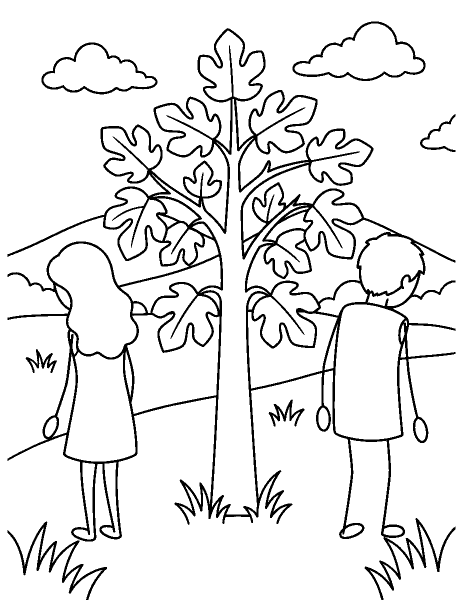
#> input picture we-broke-it-all/art/pre-limbfix/p11.png, 927 x 1200 px, given in place of p3.png, which was not available (shown at 1/2 size)
$ python limbfix.py
#> lines starting #> are read from the running program, lines starting #| are printed output that depends on the picture; after the words box and inside, x2 and y2 are one past the last pixel; in counts of white or black regions, pixels touching at a corner belong together; pictures that were not available may be replaced by others from this repository, and a replacement may not be noted
#!/usr/bin/env python3
"""Limb corrections for Book Three's interior line art (editor request 2026-10-12).

style.md: every arm and leg ONE single thin line; hands and feet plain closed ovals (first
couple) or mittens (family); the arm leaves the garment at the shoulder, held away from the
body. The generated pages broke this in four recurring ways, fixed here by hand:
  tube legs     a leg drawn as two parallel lines  -> one centre line
  shoulder loop a lens/loop where the arm meets the garment -> clean garment edge + arm line
  sliver arm    an arm drawn as a lens hugging the dress, no hand -> arm line + oval hand
  missing limb  an arm absent or ending without a hand -> drawn in

Source: art/pre-limbfix/pNN.png (the approved bitonal art). Output: art/pNN.png, which
scripts/vectorize.py then traces to art/pNN.svg. Ops are in source pixels (927 x 1200):
  ("erase", [(x, y), ...])            polygon filled white
  ("line",  [(x, y), ...])            polyline, ink, stroke W
  ("oval",  (cx, cy, rx, ry))         closed oval outline, ink, stroke W, white inside
  ("tubelegs", [(x, y), ...], n)      zone between hem and feet holding n two-sided legs: each
                                      leg's centre is fitted from the rows where exactly 2n
                                      strokes cross, the zone is erased, one line per leg drawn
                                      from just inside the hem to just inside the foot
Usage: python art/limbfix.py [page ...]   (no args = every page in OPS)
"""
import sys
from PIL import Image, ImageDraw

W = 5            # measured stroke width of the figures' outlines at 927 x 1200
SS = 4           # supersample, then threshold back to bitonal

OPS = {
    3: [
        # woman, viewer-left: arm drawn as a sliver hugging the dress, no hand -> arm + oval hand
        ("erase", [(517, 754), (536, 754), (536, 801), (519, 801), (517, 790)]),
        ("line", [(511, 748), (501, 790), (494, 828)]),
        ("oval", (490, 847, 10, 19)),
        # woman: tube legs -> one line each (hem y 915-921; foot tops y 1042 / 1050)
        ("erase", [(526, 917), (540, 919), (550, 920), (560, 921), (570, 922), (580, 925), (590, 922), (600, 921),
                   (610, 919), (618, 918), (618, 1047), (586, 1047), (586, 1040), (526, 1040)]),
        ("line", [(550, 916), (536, 1043)]),
        ("line", [(595, 916), (595, 1051)]),
    ],
    5: [
        # woman, viewer-left: arm drawn as a sliver beside the dress, no hand -> arm + oval hand
        ("erase", [(276, 714), (290, 714), (290, 740), (289, 760), (288, 770), (276, 770)]),
        ("line", [(284, 714), (272, 770), (264, 818)]),
        ("oval", (261, 836, 10, 19)),
        # woman, viewer-right: arm and dress edge touch at the shoulder (closed loop) -> arm leaves cleanly
        ("erase", [(393, 668), (404, 668), (404, 700), (412, 740), (426, 779), (397, 779), (397, 708), (393, 704)]),
        ("line", [(398, 662), (421, 779)]),
        # woman: tube legs -> one line each (walking: back leg bent at the knee)
        ("tubelegs", [(255, 902), (350, 902), (350, 1016), (255, 1016)], 1),
        ("tubelegs", [(355, 902), (405, 902), (405, 1033), (355, 1033)], 1),
    ],
    7: [
        # the man is already single-line throughout. Woman (same build as p3):
        ("erase", [(516, 753), (533, 753), (533, 801), (517, 801), (515, 790)]),   # sliver arm, no hand
        ("line", [(511, 746), (500, 790), (494, 828)]),
        ("oval", (491, 846, 10, 19)),
        ("tubelegs", [(530, 922), (571, 922), (571, 1040), (526, 1040)], 1),          # tube legs
        ("tubelegs", [(577, 922), (616, 922), (616, 998), (605, 1004), (605, 1046), (584, 1046)], 1),
        # Gate 2 ruling: the tree's fruit is PLAIN ROUND (no stem) -> stems above each fruit erased
        ("erase", [(548, 236), (558, 236), (558, 249), (548, 249)]),
        ("erase", [(665, 207), (676, 207), (676, 218), (665, 218)]),
        ("erase", [(769, 267), (780, 267), (780, 280), (769, 280)]),
        ("erase", [(639, 323), (651, 323), (651, 335), (639, 335)]),
        ("erase", [(468, 351), (479, 351), (479, 364), (468, 364)]),
        ("erase", [(559, 380), (569, 380), (569, 390), (559, 390)]),
        ("erase", [(809, 370), (820, 370), (820, 382), (809, 382)]),
        # D1: the serpent has NO mouth line -> erased (head outline and dot eye kept)
        ("erase", [(607, 479), (633, 479), (633, 488), (607, 488)]),
    ],
    9: [
        # arms are single lines with hands (shoulder armholes left as drawn); man's legs single.
        # woman: tube legs -> one line each
        ("tubelegs", [(330, 917), (371, 917), (371, 1036), (328, 1036)], 1),
        ("tubelegs", [(377, 917), (416, 917), (416, 1045), (385, 1045)], 1),
        # Gate 2 ruling: plain round fruit — apple dimples redrawn as plain circles, stems erased
        ("erase", [(247, 369), (294, 369), (294, 416), (247, 416)]),
        ("oval", (270, 392, 19, 19)),
        ("erase", [(398, 336), (444, 336), (444, 383), (398, 383)]),
        ("oval", (421, 360, 19, 19)),
        ("erase", [(299, 455), (312, 455), (312, 459), (299, 459)]),          # dimple inside the top
        ("erase", [(298, 447), (305, 447), (305, 449), (298, 449)]),          # stalk to the canopy
        ("erase", [(456, 436), (468, 436), (468, 441), (456, 441)]),
        ("erase", [(312, 530), (322, 530), (322, 538), (312, 538)]),
    ],
    11: [
        # man single-line throughout. Woman, viewer-right: sliver arm merging into the dress, no hand
        ("erase", [(258, 712), (271, 712), (271, 792), (259, 792)]),
        ("line", [(255, 712), (272, 762), (286, 815)]),
        ("oval", (289, 833, 10, 19)),
        # woman: tube legs -> one line each
        ("tubelegs", [(155, 926), (197, 926), (197, 1046), (160, 1046)], 1),
        ("tubelegs", [(200, 926), (243, 926), (243, 1046), (205, 1046)], 1),
        # her feet were left open (the leg outlines formed their sides) -> closed ovals
        ("erase", [(139, 1045), (195, 1045), (195, 1087), (139, 1087)]),
        ("erase", [(197, 1045), (246, 1045), (246, 1083), (197, 1083)]),
        ("line", [(180, 1044), (178, 1058)]),
        ("line", [(229, 1044), (225, 1056)]),
        ("oval", (167, 1068, 24, 13)),
        ("oval", (222, 1065, 22, 13)),
    ],
    13: [
        # man single-line. The woman is the same drawing as p7 (identical runs) -> same fixes
        ("erase", [(516, 753), (533, 753), (533, 801), (517, 801), (515, 790)]),
        ("line", [(511, 746), (500, 790), (494, 828)]),
        ("oval", (491, 846, 10, 19)),
        ("tubelegs", [(530, 922), (571, 922), (571, 1040), (526, 1040)], 1),
        ("tubelegs", [(577, 922), (616, 922), (616, 998), (605, 1004), (605, 1046), (584, 1046)], 1),
        # D9 ruling (editor 2026-10-12): no fallen leaves -> every loose leaf erased (wind lines kept)
        ("erase_comps_in", (530, 229, 602, 294)), ("erase_comps_in", (658, 313, 745, 357)),
        ("erase_comps_in", (128, 376, 194, 430)), ("erase_comps_in", (348, 376, 433, 430)),
        ("erase", [(86, 600), (141, 600), (141, 633), (152, 633), (152, 666), (86, 666)]),
        ("line", [(86, 631), (143, 631)]),                                    # ground line under it
        ("line", [(141, 594), (143, 612), (146, 631)]),                       # back trunk edge restored
        ("erase", [(802, 532), (858, 532), (858, 600), (802, 600)]),
        ("line", [(798, 574), (820, 582), (845, 585), (858, 581), (866, 581)]),  # bush top under it
        ("erase_comps_in", (433, 545, 516, 587)), ("erase_comps_in", (771, 656, 845, 702)),
    ],
    15: [
        # man, crouching behind the bush. Torso drawn leaning (left edge slanting from the shoulder
        # down to the tree) with the viewer-left arm as a long closed loop: make the torso upright
        # (left edge vertical, like the right edge at x 392) and the arm one line in front of the trunk
        ("erase", [(270, 826), (285, 826), (285, 846), (270, 846)]),
        ("erase", [(238, 852), (262, 852), (262, 914), (238, 914)]),
        ("erase", [(246, 906), (262, 906), (262, 924), (246, 924)]),
        ("erase", [(274, 812), (300, 806), (300, 940), (274, 940)]),
        ("line", [(267, 826), (271, 890), (266, 940)]),                  # trunk edge, now uncovered
        ("line", [(298, 808), (302, 945)]),                              # torso left edge, upright
        ("line", [(299, 818), (279, 856), (262, 884)]),                  # arm, one line, in front of the trunk
        ("oval", (257, 899, 9, 15)),
        # viewer-right shoulder: small loop between the garment edge and the arm
        ("erase", [(399, 829), (409, 829), (409, 867), (399, 867)]),
        # shin drawn two-sided below the knee: drop the inner side (knee -> foot is the outer line)
        ("erase", [(396, 962), (445, 962), (445, 971), (474, 971), (474, 1069), (398, 1069)]),
        ("line", [(459, 966), (446, 1020), (433, 1073)]),               # shin: knee -> foot, one line
        # woman behind the tree, viewer-left: sliver arm (closed lens, no hand) -> arm + oval hand
        ("erase", [(571, 716), (583, 716), (583, 754), (571, 754)]),
        ("line", [(582, 716), (572, 748), (566, 772)]),
        ("oval", (564, 788, 9, 15)),
        # woman behind the tree: front leg two-sided -> one line (the other leg is already one line)
        ("tubelegs", [(606, 866), (637, 866), (637, 896), (629, 920), (629, 952), (626, 960), (626, 974), (606, 974)], 1),
        # D9 ruling (editor 2026-10-12): no fallen leaves -> every loose leaf erased (wind lines kept)
        ("erase_comps_in", (530, 229, 602, 294)), ("erase_comps_in", (658, 313, 745, 357)),
        ("erase_comps_in", (128, 376, 194, 430)), ("erase_comps_in", (348, 376, 433, 430)),
        ("erase", [(86, 600), (141, 600), (141, 633), (152, 633), (152, 666), (86, 666)]),
        ("line", [(86, 631), (143, 631)]),                                    # ground line under it
        ("line", [(141, 594), (143, 612), (146, 631)]),                       # back trunk edge restored
        ("erase", [(802, 532), (858, 532), (858, 600), (802, 600)]),
        ("line", [(798, 574), (820, 582), (845, 585), (858, 581), (866, 581)]),  # bush top under it
    ],
    17: [
        # man single-line (pointing arm allowed by the scene). Woman = the p7 drawing again:
        ("erase", [(516, 753), (533, 753), (533, 801), (517, 801), (515, 790)]),
        ("line", [(511, 746), (500, 790), (494, 828)]),
        ("oval", (491, 846, 10, 19)),
        ("tubelegs", [(530, 921), (571, 921), (571, 1036), (526, 1036)], 1),
        ("tubelegs", [(577, 921), (616, 921), (616, 998), (605, 1004), (605, 1046), (584, 1046)], 1),
    ],
    23: [
        # man, viewer-left: arm drawn two-sided (outer line + garment edge, hand between them)
        ("erase", [(147, 604), (194, 604), (190, 620), (185, 650), (180, 680), (176, 710), (172, 740),
                   (171, 770), (166, 795), (147, 795)]),
        ("line", [(147, 663), (171, 675)]),                          # ground line restored behind him
        ("line", [(196, 590), (178, 680), (163, 752)]),               # arm, one line
        ("oval", (160, 770, 10, 18)),
        # woman, viewer-right: arm missing (only a closed sliver at the shoulder) -> arm + oval hand
        ("erase", [(753, 668), (764, 668), (764, 724), (753, 724)]),
        ("line", [(754, 676), (768, 740), (777, 790)]),
        ("oval", (779, 807, 9, 17)),
        # woman: tube legs -> one line each
        ("erase", [(629, 1003), (682, 1003), (682, 1036), (629, 1036)]),                   # open feet
        ("erase", [(698, 993), (748, 993), (748, 1027), (698, 1027)]),
        ("tubelegs", [(652, 872), (690, 872), (690, 1010), (652, 1010)], 1, (20, 11)),
        ("tubelegs", [(700, 872), (746, 872), (746, 992), (700, 992)], 1, (20, 11)),
    ],
    25: [
        # Father (sleeveless top, knee shorts — shorts as a shape is allowed; his shins are single
        # lines, the two-sided U between them is a chair leg). Viewer-right shoulder: an oval
        # "shoulder" with the arm starting inside it -> clean arm from the armhole
        ("erase", [(758, 627), (791, 627), (791, 645), (801, 645), (801, 706), (791, 712), (791, 716), (758, 716)]),
        ("line", [(776, 628), (786, 672), (791, 716)]),
        # cup arm ends at the handle with no hand -> mitten gripping the handle (one thumb bump)
        ("oval", (566, 751, 7, 7)),
        ("oval", (578, 765, 15, 12)),
    ],
    29: [
        # all limbs single lines. The man's viewer-left hand has a curl inside it -> plain oval
        ("erase", [(78, 652), (113, 652), (113, 702), (78, 702)]),
        ("line", [(95, 646), (95, 656)]),
        ("oval", (95, 676, 13, 21)),
    ],
    31: [
        # arms are single lines with oval hands. Every leg two-sided, ending in a rounded tube end
        # instead of a foot -> one line per leg + plain oval feet. Zone tops sit 1 px under the
        # (uneven) hems, measured per column.
        ("erase", [(325, 1041), (373, 1041), (373, 1077), (325, 1077)]),                  # old feet
        ("erase", [(376, 1029), (426, 1029), (426, 1064), (376, 1064)]),
        ("erase", [(529, 1037), (573, 1037), (573, 1077), (529, 1077)]),
        ("erase", [(577, 1031), (618, 1031), (618, 1060), (577, 1060)]),
        ("tubelegs", [(322, 894), (345, 890), (370, 894), (370, 1040), (322, 1040)], 1, (20, 11)),   # man
        ("tubelegs", [(377, 885), (420, 885), (420, 1028), (377, 1028)], 1, (20, 11)),
        ("tubelegs", [(533, 913), (550, 916), (560, 922), (571, 927), (571, 1036), (533, 1036)], 1, (20, 11)),
        ("tubelegs", [(580, 936), (595, 935), (607, 937), (617, 942), (617, 1030), (580, 1030)], 1, (18, 10)),
    ],
}


def tube_centres(ink, poly, n):
    import numpy as np
    m = Image.new("L", (ink.shape[1], ink.shape[0]), 0); ImageDraw.Draw(m).polygon(poly, fill=255)
    zone = np.asarray(m) > 0
    ys = np.where(zone.any(1))[0]; cen = [[] for _ in range(n)]
    for y in ys:
        xs = np.where(ink[y] & zone[y])[0]
        if not len(xs): continue
        runs = np.split(xs, np.where(np.diff(xs) > 1)[0] + 1)
        if len(runs) != 2 * n: continue
        mids = [r.mean() for r in runs]
        for k in range(n): cen[k].append((y, (mids[2 * k] + mids[2 * k + 1]) / 2))
    lines = []                                   # a polyline per leg (knees allowed), 12-row steps
    for c in cen:
        c = np.array(c); pts = []
        for y in range(int(c[0, 0]), int(c[-1, 0]) + 1, 12):
            sel = c[np.abs(c[:, 0] - y) <= 6]
            if len(sel): pts.append((float(np.median(sel[:, 1])), float(y)))
        pts.append((float(np.median(c[-4:, 1])), float(c[-1, 0])))
        lines.append(pts)
    return ys.min(), ys.max(), lines


def apply(page):
#> called with page = 3
    import numpy as np
    src = Image.open(f"art/pre-limbfix/p{page}.png").convert("L")
#> src is the input picture: PIL image 927x1200 L; 90.9% white; 7 black regions, largest, box (x1, y1, x2, y2) and area: (15, 56, 911, 1200) 89447, (15, 1043, 214, 1200) 3802, (585, 43, 851, 162) 2937
    ink = np.asarray(src) < 128
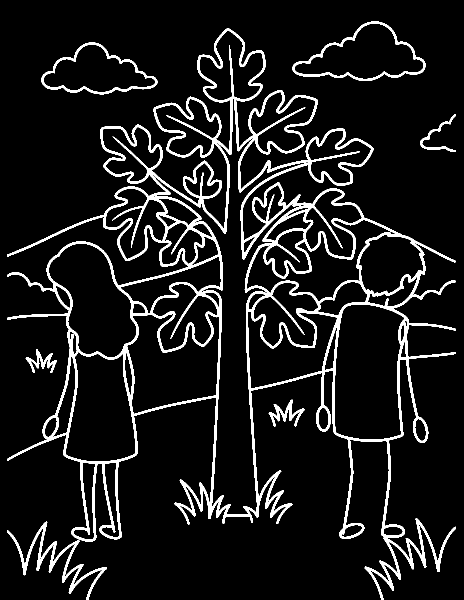
#> ink: shape (1200, 927) bool (shown at 1/2 size); 9.1% white; 7 white regions, largest, box (x1, y1, x2, y2) and area: (15, 56, 911, 1200) 89447, (15, 1043, 214, 1200) 3802, (585, 43, 851, 162) 2937
    big = src.resize((src.width * SS, src.height * SS), Image.NEAREST)
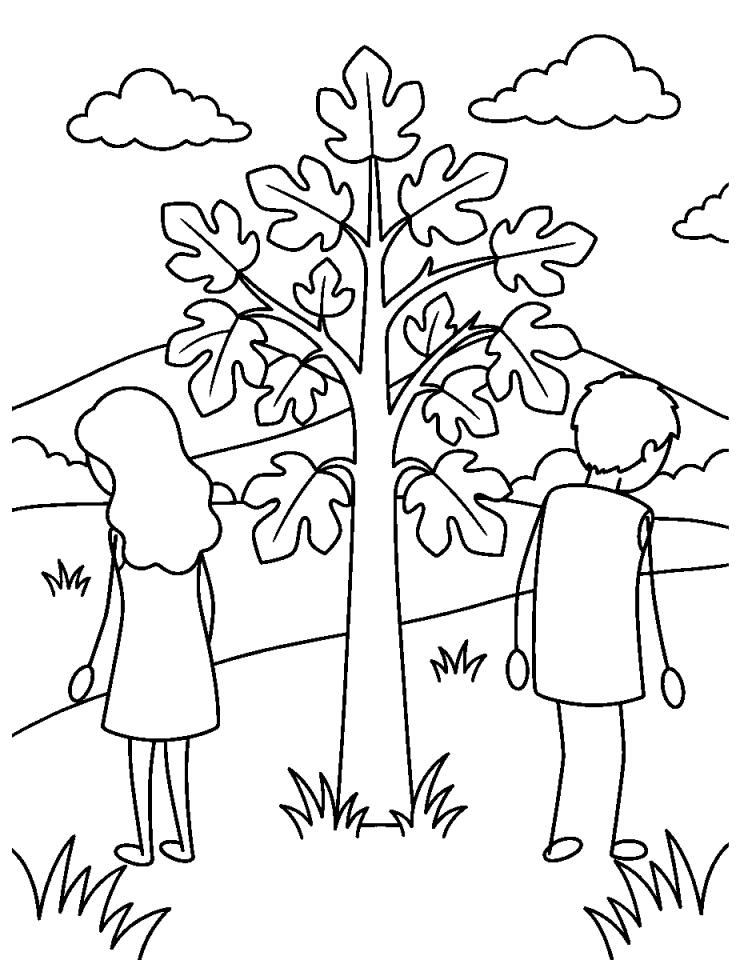
#> big: PIL image 3708x4800 L (shown at 1/5 size); 90.9% white; 7 black regions, largest, box (x1, y1, x2, y2) and area: (60, 224, 3644, 4800) 1431152, (60, 4172, 856, 4800) 60832, (2340, 172, 3404, 648) 46992
    d = ImageDraw.Draw(big)
    S = lambda pts: [(x * SS, y * SS) for x, y in pts]
    for item in OPS[page]:
        op, arg = item[0], (item[1:] if len(item) > 2 else item[1])
        if op == "erase_comps_in":                    # every detached ink shape lying inside a box
            from scipy import ndimage
            x0, y0, x1, y1 = arg
            lab, _ = ndimage.label(ink, structure=np.ones((3, 3)))
            comp = np.zeros_like(ink)
            for i, sl in enumerate(ndimage.find_objects(lab), 1):
                if sl[1].start >= x0 and sl[1].stop <= x1 and sl[0].start >= y0 and sl[0].stop <= y1:
                    comp |= lab == i
            ys, xs = np.where(comp)
            for y, x in zip(ys, xs): d.rectangle([x * SS, y * SS, x * SS + SS - 1, y * SS + SS - 1], fill=255)
        elif op == "erase":
            d.polygon(S(arg), fill=255)
        elif op == "line":
            pts = S(arg); r = W * SS / 2
            d.line(pts, fill=0, width=W * SS, joint="curve")
            for x, y in (pts[0], pts[-1]):
                d.ellipse([x - r, y - r, x + r, y + r], fill=0)
        elif op == "tubelegs":
            poly, n = arg[0], arg[1]; foot = arg[2] if len(arg) > 2 else None
            y0, y1, legs = tube_centres(ink, poly, n)
            d.polygon(S(poly), fill=255); r = W * SS / 2
            for pts in legs:
                (xa, ya), (xb, yb) = pts[0], pts[1]
                (xc, yc), (xd, yd) = pts[-2], pts[-1]
                top = (xa - (xb - xa) * 4 / max(yb - ya, 1), ya - 4)       # run on into the hem
                bot = (xd + (xd - xc) * 4 / max(yd - yc, 1), yd + 4)       # and into the foot
                P = S([top] + pts + [bot])
                d.line(P, fill=0, width=W * SS, joint="curve")
                for x, y in (P[0], P[-1]): d.ellipse([x - r, y - r, x + r, y + r], fill=0)
                if foot:                                   # a plain oval foot centred under the leg end
                    fx, fy = P[-1]; rx, ry = foot[0] * SS, foot[1] * SS; fy += ry - 2 * SS
                    d.ellipse([fx - rx, fy - ry, fx + rx, fy + ry], fill=255, outline=0, width=W * SS)
        elif op == "oval":
            cx, cy, rx, ry = (v * SS for v in arg)
            d.ellipse([cx - rx, cy - ry, cx + rx, cy + ry], fill=255, outline=0, width=W * SS)
    out = big.resize(src.size, Image.LANCZOS).point(lambda v: 255 if v >= 128 else 0)
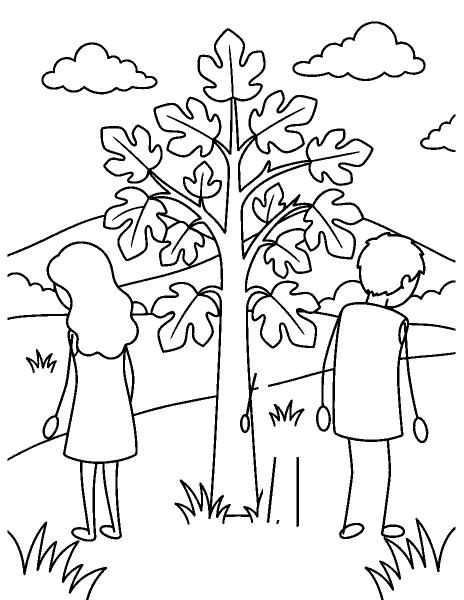
#> out: PIL image 927x1200 L (shown at 1/2 size); 90.8% white; 10 black regions, largest, box (x1, y1, x2, y2) and area: (15, 56, 911, 1200) 88659, (15, 1043, 214, 1200) 3802, (585, 43, 851, 162) 2937
    # leftovers of erased strokes: tiny ink islands inside the edited areas only
    from scipy import ndimage
    o = np.asarray(out) < 128; touched = np.zeros_like(o)
#> after `o = np.asarray(out) < 128`:
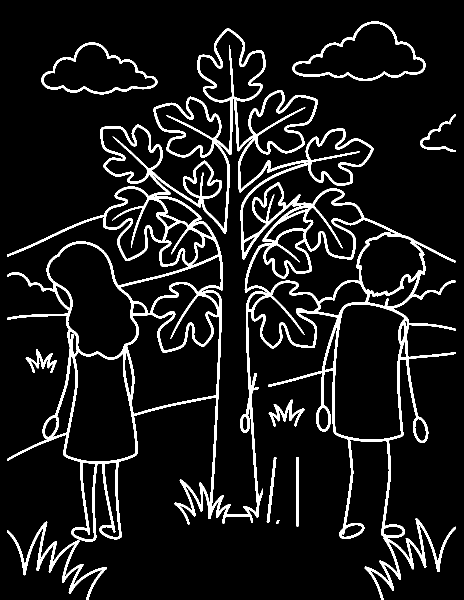
#> o: shape (1200, 927) bool (shown at 1/2 size); 9.2% white; 10 white regions, largest, box (x1, y1, x2, y2) and area: (15, 56, 911, 1200) 88659, (15, 1043, 214, 1200) 3802, (585, 43, 851, 162) 2937
    for item in OPS[page]:
        pts = item[1] if item[0] in ("erase", "line") else (item[1] if item[0] == "tubelegs" else None)
        if item[0] == "erase_comps_in": pts = [item[1][:2], item[1][2:]]
        if item[0] == "oval":
            cx, cy, rx, ry = item[1]; pts = [(cx - rx, cy - ry), (cx + rx, cy + ry)]
        xs, ys = zip(*pts)
        touched[max(min(ys) - 8, 0):max(ys) + 8, max(min(xs) - 8, 0):max(xs) + 8] = True
    lab, n = ndimage.label(o)
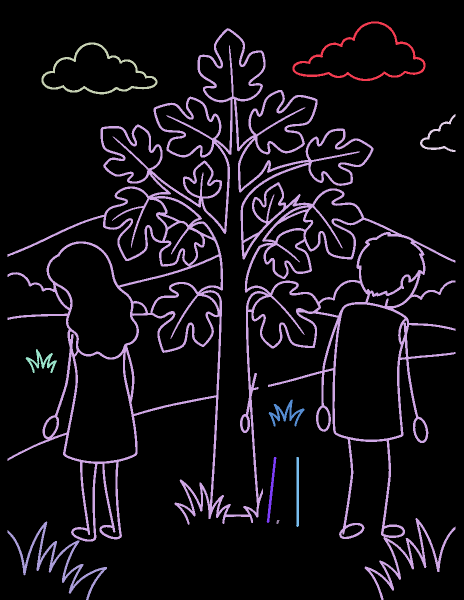
#> lab: shape (1200, 927) int32 (shown at 1/2 size); 11 distinct labels, from 0 to 10; one colour per label, 0 black
#> n = 10
    sizes = ndimage.sum(o, lab, range(1, n + 1))
#> sizes = [2937, 88659, 2550, 768, 898, 1094, 663, 696, 35, 3802]
    small = np.isin(lab, np.where(sizes < 30)[0] + 1) & touched
#> small: shape (1200, 927) bool; every value is 0
    o[small] = False
    out = Image.fromarray(np.where(o, 0, 255).astype(np.uint8)).convert("1")
    out.save(f"art/p{page}.png")
    print(f"p{page}: {len(OPS[page])} ops")


if __name__ == "__main__":
    for p in (map(int, sys.argv[1:]) if len(sys.argv) > 1 else sorted(OPS)):
#> (the run stopped early here; a loop or call above may not have finished)
